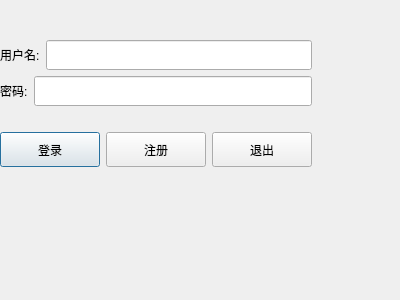
<?xml version="1.0" encoding="UTF-8"?>
<ui version="4.0">
 <class>LoginWindow</class>
 <widget class="QDialog" name="LoginWindow">
  <property name="geometry">
   <rect>
    <x>0</x>
    <y>0</y>
    <width>400</width>
    <height>300</height>
   </rect>
  </property>
  <property name="windowTitle">
   <string>视频播放器 - 登录</string>
  </property>
  <widget class="QWidget" name="centralwidget">
   <layout class="QVBoxLayout" name="verticalLayout">
    <item>
     <spacer name="verticalSpacer">
      <property name="orientation">
       <enum>Qt::Vertical</enum>
      </property>
      <property name="sizeHint" stdset="0">
       <size>
        <width>20</width>
        <height>40</height>
       </size>
      </property>
     </spacer>
    </item>
    <item>
     <layout class="QHBoxLayout" name="horizontalLayout">
      <item>
       <widget class="QLabel" name="label">
        <property name="text">
         <string>用户名:</string>
        </property>
       </widget>
      </item>
      <item>
       <widget class="QLineEdit" name="editUsername">
        <property name="minimumSize">
         <size>
          <width>200</width>
          <height>30</height>
         </size>
        </property>
       </widget>
      </item>
     </layout>
    </item>
    <item>
     <layout class="QHBoxLayout" name="horizontalLayout_2">
      <item>
       <widget class="QLabel" name="label_2">
        <property name="text">
         <string>密码:</string>
        </property>
       </widget>
      </item>
      <item>
       <widget class="QLineEdit" name="editPassword">
        <property name="echoMode">
         <enum>QLineEdit::Password</enum>
        </property>
        <property name="minimumSize">
         <size>
          <width>200</width>
          <height>30</height>
         </size>
        </property>
       </widget>
      </item>
     </layout>
    </item>
    <item>
     <spacer name="verticalSpacer_2">
      <property name="orientation">
       <enum>Qt::Vertical</enum>
      </property>
      <property name="sizeHint" stdset="0">
       <size>
        <width>20</width>
        <height>20</height>
       </size>
      </property>
     </spacer>
    </item>
    <item>
     <layout class="QHBoxLayout" name="horizontalLayout_3">
      <item>
       <widget class="QPushButton" name="btnLogin">
        <property name="text">
         <string>登录</string>
        </property>
        <property name="minimumSize">
         <size>
          <width>100</width>
          <height>35</height>
         </size>
        </property>
       </widget>
      </item>
      <item>
       <widget class="QPushButton" name="btnRegister">
        <property name="text">
         <string>注册</string>
        </property>
        <property name="minimumSize">
         <size>
          <width>100</width>
          <height>35</height>
         </size>
        </property>
       </widget>
      </item>
      <item>
       <widget class="QPushButton" name="btnExit">
        <property name="text">
         <string>退出</string>
        </property>
        <property name="minimumSize">
         <size>
          <width>100</width>
          <height>35</height>
         </size>
        </property>
       </widget>
      </item>
     </layout>
    </item>
    <item>
     <spacer name="verticalSpacer_3">
      <property name="orientation">
       <enum>Qt::Vertical</enum>
      </property>
      <property name="sizeHint" stdset="0">
       <size>
        <width>20</width>
        <height>40</height>
       </size>
      </property>
     </spacer>
    </item>
   </layout>
  </widget>
 </widget>
 <resources/>
 <connections/>
</ui>
